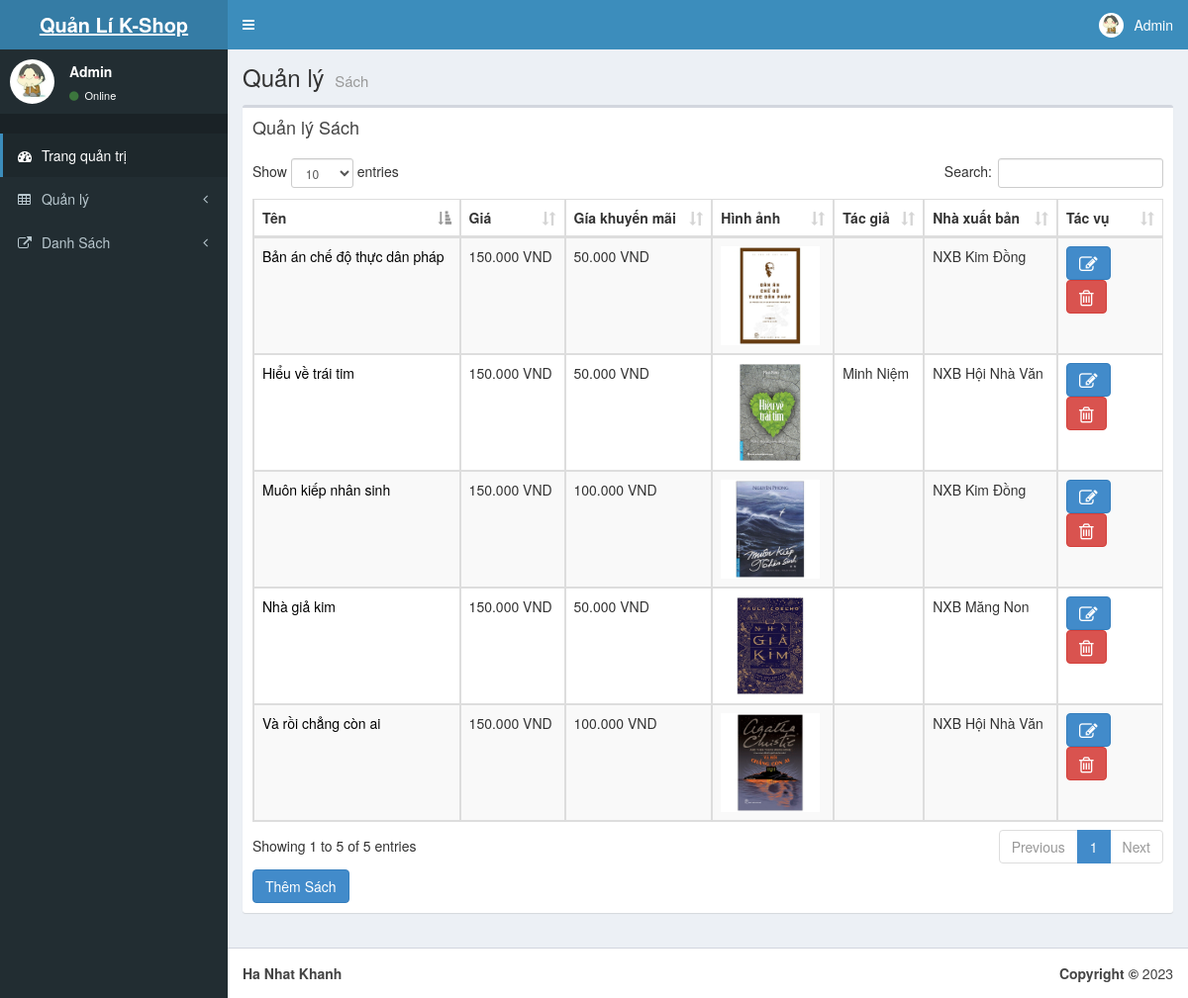
Screenshot of /Admin/dssach.php with the database file from the repository.
### tables this page shows
CREATE TABLE IF NOT EXISTS `sanpham` (
  `sp_id` int(11) NOT NULL AUTO_INCREMENT,
  `sp_ten` varchar(255) NOT NULL,
  `sp_gia` int(255) NOT NULL,
  `sp_giakhuyenmai` int(11) NOT NULL,
  `sp_img` varchar(255) NOT NULL,
  `sp_khuyenmai` tinyint(1) NOT NULL,
  `nxb_id` int(11) NOT NULL,
  `sp_mota` text NOT NULL,
  `tacgia` varchar(255) NOT NULL,
  PRIMARY KEY (`sp_id`),
  KEY `FK1` (`nxb_id`)
);

CREATE TABLE IF NOT EXISTS `nhaxuatban` (
  `nxb_id` int(11) NOT NULL AUTO_INCREMENT,
  `nxb_name` varchar(255) NOT NULL,
  PRIMARY KEY (`nxb_id`)
);

### Admin/dssach.php (the view, shortened to what this page needs)
<?php
include "head.php";
include "header.php";
include "menu.php";
require '../connect/config.php';
?>
<body class="hold-transition skin-blue sidebar-mini">
    <div class="wrapper">
        <div class="content-wrapper">
            <section class="content-header">
                <h1>
                    Quản lý
                    <small>Sách</small>
                </h1>
            </section>
            <section class="content">
                <div class="row">
                    <div class="col-xs-12">
                        <div class="box">
                            <div class="box-header">
                                <h3 class="box-title">Quản lý Sách</h3>
                            </div>
                            <div class="box-body">
                                <table id="example1" class="table table-bordered table-striped">
                                    <thead>
                                        <tr>
                                            <th>Tên</th>
                                            <th>Giá</th>
                                            <th>Gía khuyến mãi</th>
                                            <th>Hình ảnh</th>
                                            <th>Tác giả</th>
                                            <th>Nhà xuất bản</th>
                                            <th>Tác vụ</th>
                                        </tr>
                                    </thead>
                                    <tbody>
                                        <?php
                                       $sql = "SELECT sp_id , sp_ten ,sp_gia , sp_giakhuyenmai , sp_img , sp_khuyenmai , tacgia , sp_mota , nxb_name
                         from sanpham s
                         LEFT JOIN nhaxuatban n on n.nxb_id = s.nxb_id   ORDER BY sp_id ASC ";
                                        $result = $conn->query($sql);
                                        if ($result->num_rows > 0) {
                                            while ($row = $result->fetch_assoc()) {
                                        ?>
                                                <tr>
                                                    <td><a href="chitietsach.php?sp_id=<?php echo $row["sp_id"] ?>" style="color:black"><?php echo $row["sp_ten"] ?></a></td>
                                                    <td><?php echo $row["sp_gia"] ?>.000 VND</td>
                                                    <td><?php echo $row["sp_giakhuyenmai"] ?>.000 VND</td>
                                                    <td><img src="../img/<?php echo $row["sp_img"] ?>" style="width:100px;height:100px"></td>
                                                    <td><?php echo $row["tacgia"] ?></td>
                                                    <td><?php echo $row["nxb_name"] ?></td>
                                                    <td><a class="btn btn-primary" href="suasach.php?sp_id=<?php echo $row["sp_id"] ?>">
                                                            <i class="fa fa-edit fa-lg" <acronym title="Chỉnh sửa"></acronym></i>
                                                        </a>
                                                        <a class="btn btn-danger" onclick="return confirm('Bạn có thật sự muốn xóa không ?');" href="xoasach.php?sp_id=<?php echo $row["sp_id"]  ?>" onclick="myFunction()">
                                                            <i class="fa fa-trash-o fa-lg" <acronym title="Xóa">
                                                                </acronym></i></a>
                                                    </td>
                                            <?php
                                            }
                                        }
                                            ?>
                                    </tbody>
                                </table>
                                <div style="text-align:left">
                                    <a class="btn btn-primary " href="themsach.php">
                                        Thêm Sách</a>
                                </div>
                            </div>
                        </div>
                    </div>
                </div>
            </section>
        </div>
        <?php
        include "footer.php";
        ?>
    </div>
</body>
</html>

### rows the page displays
sanpham: sp_ten "Và rồi chẳng còn ai", sp_gia "150", sp_giakhuyenmai "100", sp_img (picture), nxb.nxb_name "NXB Hội Nhà Văn"
sanpham: sp_ten "Muôn kiếp nhân sinh", sp_gia "150", sp_giakhuyenmai "100", sp_img (picture), nxb.nxb_name "NXB Kim Đồng"
sanpham: sp_ten "Nhà giả kim", sp_gia "150", sp_giakhuyenmai "50", sp_img (picture), nxb.nxb_name "NXB Măng Non"
sanpham: sp_ten "Hiểu về trái tim", sp_gia "150", sp_giakhuyenmai "50", sp_img (picture), tacgia "Minh Niệm", nxb.nxb_name "NXB Hội Nhà Văn"
sanpham: sp_ten "Bản án chế độ thực dân pháp", sp_gia "150", sp_giakhuyenmai "50", sp_img (picture), nxb.nxb_name "NXB Kim Đồng"
